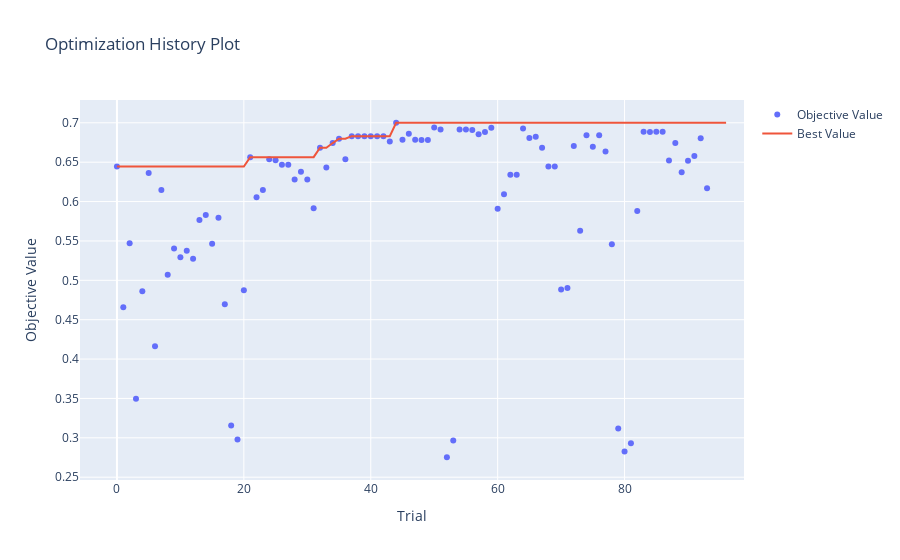

Notebook source saved alongside this figure:
### Code cell
# visualize the study
study = studies["Identity_rinv_03_m_900"]
print(study.best_params)
print(study.best_value)

optuna.visualization.plot_optimization_history(study)
